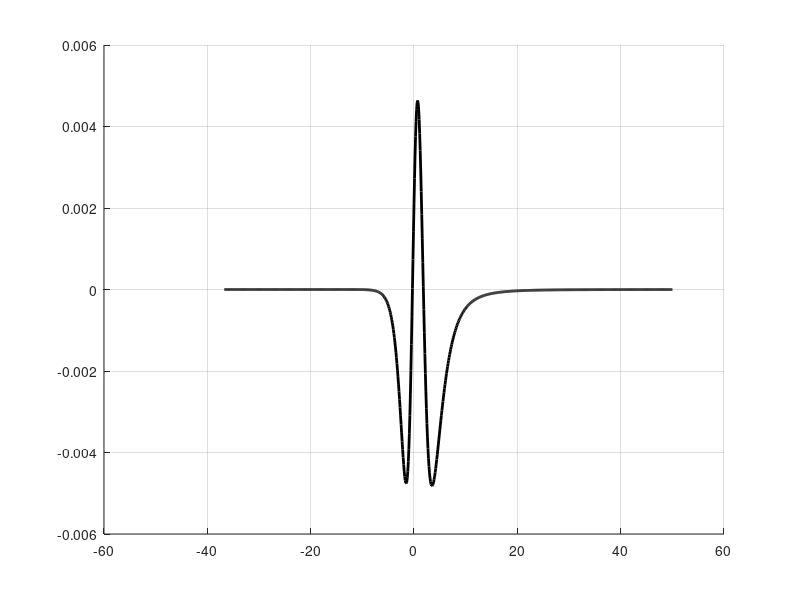

Recreate this plot in MATLAB.
clc
clear all
close all

format long

k = 1; N = 4;
n = 0:N+1; m = 0:N;

a = [1 ...
     0.2715113138214362780964488 ...
     0.0562661238060587633169245 ...
     0.0067420740469345689743873 ...
     0.0005169505155333205859985 ...
     0.0000194771836765773190602];
b = [1 ...
     0.0215113138214352840651584 ...
     0.0231105175729721417901084 ...
     0.0003669081577365413477999 ...
     0.0000610424408732720110769];
 
x = 0:0.1:50;
y = log(1 + exp(x));

x_minus = 0:-0.1:-50;
y_minus = log(1 + exp(x_minus));

c3 = ((k+1)*pi^2)/(gamma(k+2)^(6/k));
c4 = 1/(gamma(k+2)^(6/k));
% c1 = 1.15, c2 = 1.99
x_probe = [-0.3; 1.8];
y_probe = log(1+exp(x_probe));
if (x_probe(1) ~=0 || x_probe(2) ~= 0)
    y_probe_m = log(1+exp(-x_probe));
else
    y_probe_m = y_probe;
end
y_interp = [y_probe y_probe.^2];

if x_probe(1) ~=0 || x_probe(2) ~= 0
    P_probe = x_probe.^2/2 + pi^2/6;
end

for i = 1:length(y_probe)
    I_minus(i) = gamma(k+1)*y_probe_m(i).*(sum(a.*(y_probe_m(i).^n))/sum(b.*(y_probe_m(i).^m)))^k;
end
if x_probe(1) ~=0 || x_probe(2) ~= 0
    I = P_probe + ((-1)^k)*I_minus';
else 
end

Right = (I./(gamma(k+1)*y_probe)).^(6/k) - 1 - c3*y_probe.^4 - c4*y_probe.^6;
C = inv(y_interp)*Right;
% c1 = C(1); c2 = C(2);
%% c1 =  1.150683011187435, c2 = 1.987584903904907
c1 = 1.15; c2 = 1.99;

P = x.^2/2 + pi^2/6;
for i = 1: length(y)
    I_precesion_minus(i) = gamma(k+1)*y_minus(i).*(sum(a.*(y_minus(i).^n))/sum(b.*(y_minus(i).^m)))^k;
    I_precesion(i) = P(i) + ((-1)^k)*I_precesion_minus(i);

end
% I_approximate = gamma(k+1)*y.*(1 + c1*y+c2*y.^2+c3*y.^4 + c4*y.^6).^(k/6);
% I_approximate_minus = gamma(k+1)*y_minus.*(1 + c1*y_minus+c2*y_minus.^2+c3*y_minus.^4 + c4*y_minus.^6).^(k/6);

I_approximate = (1 + c1*y+c2*y.^2+c3*y.^4 + c4*y.^6);
I_approximate_minus = (1 + c1*y_minus+c2*y_minus.^2+c3*y_minus.^4 + c4*y_minus.^6);

% delta = (I_approximate./I_precesion) - 1;
% delta_minus = (I_approximate_minus./I_precesion_minus) - 1; 

delta = (I_approximate.*(gamma(k+1)*y./I_precesion).^(6/k) - 1)*(k/6);
delta_minus = (I_approximate_minus.*(gamma(k+1)*y_minus./I_precesion_minus).^(6/k) - 1)*(k/6);    
d = [delta_minus, delta];
hold on, grid on
plot([x_minus, x], d, 'k', 'linewidth',2)

% plot([-10,0;30,0],[0,-0.01;0,0.01],'k','linewidth',1.5);
% axis([-30 30 -2.5 1]),grid on
